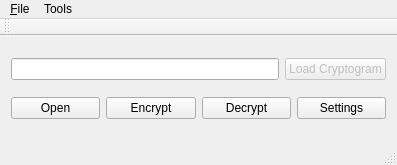
<?xml version="1.0" encoding="UTF-8"?>
<ui version="4.0">
 <class>MainWindow</class>
 <widget class="QMainWindow" name="MainWindow">
  <property name="geometry">
   <rect>
    <x>0</x>
    <y>0</y>
    <width>397</width>
    <height>165</height>
   </rect>
  </property>
  <property name="windowTitle">
   <string>MainWindow</string>
  </property>
  <widget class="QWidget" name="centralWidget">
   <layout class="QGridLayout" name="gridLayout">
    <item row="0" column="0">
     <layout class="QHBoxLayout" name="horizontalLayout_2">
      <item>
       <widget class="QLineEdit" name="lineEditCryptogram">
        <property name="text">
         <string/>
        </property>
       </widget>
      </item>
      <item>
       <widget class="QPushButton" name="pushButtonLoadCryptogram">
        <property name="enabled">
         <bool>false</bool>
        </property>
        <property name="text">
         <string>Load Cryptogram</string>
        </property>
       </widget>
      </item>
     </layout>
    </item>
    <item row="1" column="0">
     <layout class="QHBoxLayout" name="horizontalLayout">
      <item>
       <widget class="QPushButton" name="pushButtonOpen">
        <property name="text">
         <string>Open</string>
        </property>
       </widget>
      </item>
      <item>
       <widget class="QPushButton" name="pushButtonEncrypt">
        <property name="text">
         <string>Encrypt</string>
        </property>
       </widget>
      </item>
      <item>
       <widget class="QPushButton" name="pushButtonDecrypt">
        <property name="text">
         <string>Decrypt</string>
        </property>
       </widget>
      </item>
      <item>
       <widget class="QPushButton" name="pushButtonSettings">
        <property name="text">
         <string>Settings</string>
        </property>
       </widget>
      </item>
     </layout>
    </item>
   </layout>
  </widget>
  <widget class="QMenuBar" name="menuBar">
   <property name="geometry">
    <rect>
     <x>0</x>
     <y>0</y>
     <width>397</width>
     <height>21</height>
    </rect>
   </property>
   <widget class="QMenu" name="menu_File">
    <property name="title">
     <string>&amp;File</string>
    </property>
    <addaction name="action_Open"/>
    <addaction name="action_Encrypt"/>
    <addaction name="action_Decrypt"/>
    <addaction name="action_Key"/>
   </widget>
   <widget class="QMenu" name="menuTools">
    <property name="title">
     <string>Tools</string>
    </property>
    <addaction name="actionSettings"/>
   </widget>
   <addaction name="menu_File"/>
   <addaction name="menuTools"/>
  </widget>
  <widget class="QToolBar" name="mainToolBar">
   <attribute name="toolBarArea">
    <enum>TopToolBarArea</enum>
   </attribute>
   <attribute name="toolBarBreak">
    <bool>false</bool>
   </attribute>
  </widget>
  <widget class="QStatusBar" name="statusBar"/>
  <action name="action_Open">
   <property name="text">
    <string>&amp;Open</string>
   </property>
  </action>
  <action name="action_Encrypt">
   <property name="text">
    <string>&amp;Encrypt</string>
   </property>
  </action>
  <action name="action_Decrypt">
   <property name="text">
    <string>&amp;Decrypt</string>
   </property>
  </action>
  <action name="action_Key">
   <property name="enabled">
    <bool>false</bool>
   </property>
   <property name="text">
    <string>&amp;Key</string>
   </property>
  </action>
  <action name="actionSettings">
   <property name="text">
    <string>Settings</string>
   </property>
  </action>
 </widget>
 <layoutdefault spacing="6" margin="11"/>
 <resources/>
 <connections/>
</ui>
